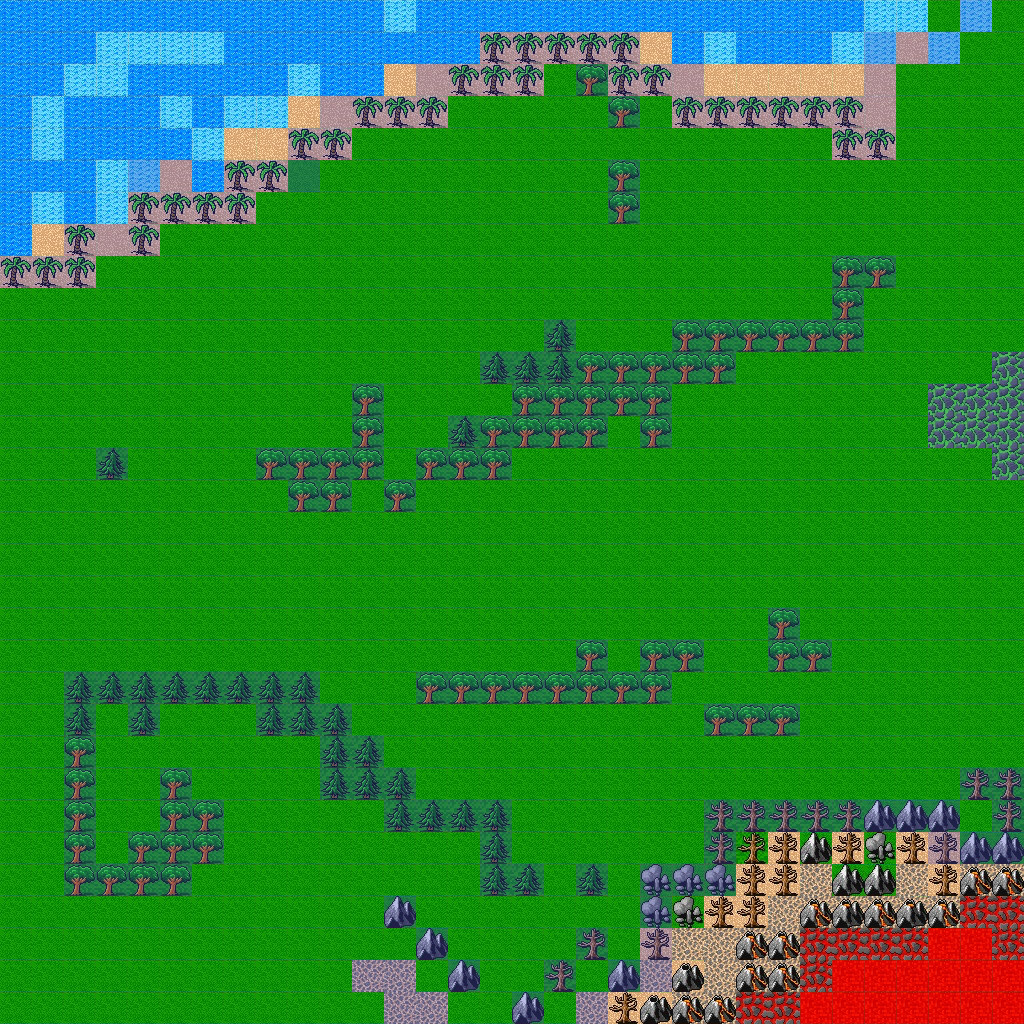

This game map was drawn from its Tiled (.tmx) file and the tilesets committed beside it. A one-line description and the trimmed map source follow:
An orthogonal 32x32 tile map with 32x32 px tiles, 2 tile layers (background, collidable), 2 tilesets and 1 object (ninja).

<map version="1.0" orientation="orthogonal" renderorder="right-down" width="32" height="32" tilewidth="32" tileheight="32" nextobjectid="4">
 <tileset firstgid="1" name="dg_grounds32" tilewidth="32" tileheight="32" tilecount="171" columns="9">
  <image source="dg_grounds32.png" width="288" height="608" />
 </tileset>
 <tileset firstgid="172" name="collidable_tiles" tilewidth="32" tileheight="32" tilecount="1" columns="1">
  <image source="collidable_tiles.png" width="32" height="32" />
  <tile id="0">
   <properties>
    <property name="Collidable" value="true" />
   </properties>
  </tile>
 </tileset>
 <layer name="background" width="32" height="32">
  <data>[1024 cells, 1024 non-empty, 18 distinct tile ids]</data>
 </layer>
 <layer name="collidable" width="32" height="32" opacity="0.3">
  <data>[1024 cells, 191 non-empty, 1 distinct tile ids]</data>
 </layer>
 <objectgroup name="objects">
  <object id="3" name="ninja" x="30.6667" y="609.333" width="34.6667" height="33" />
 </objectgroup>
</map>
